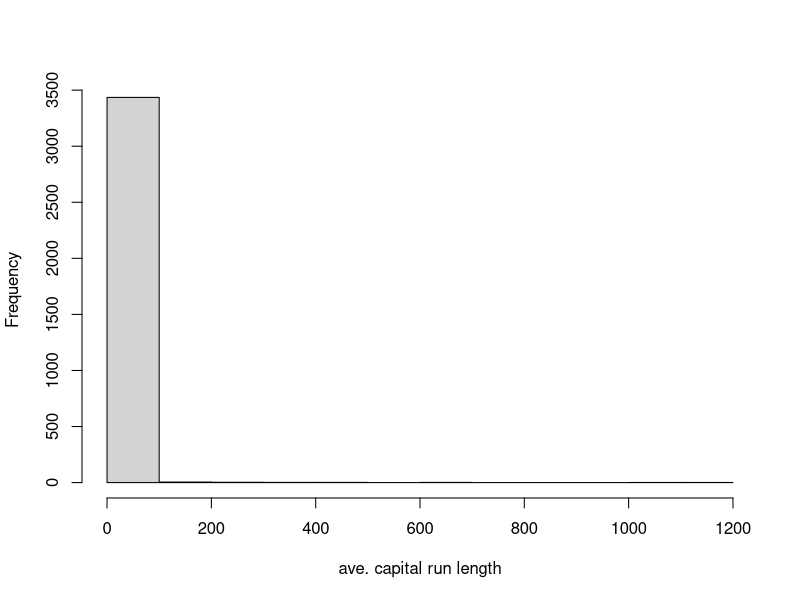
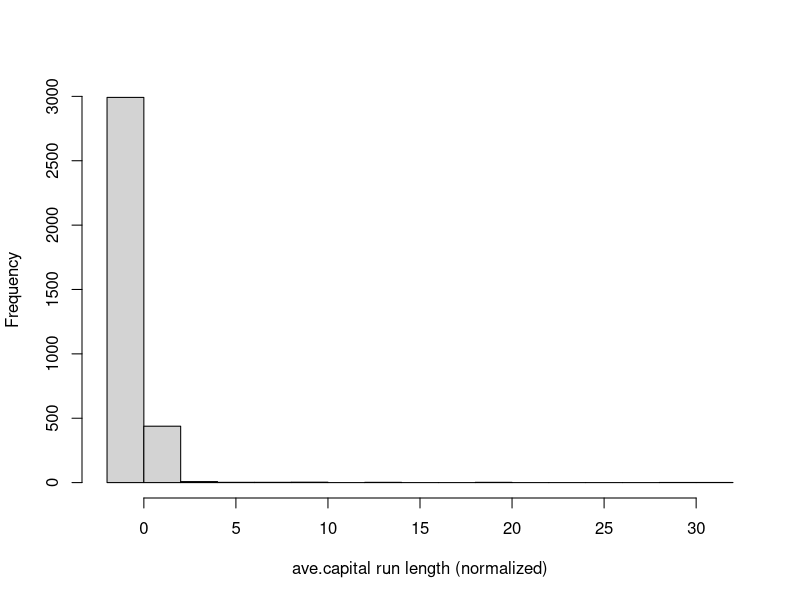
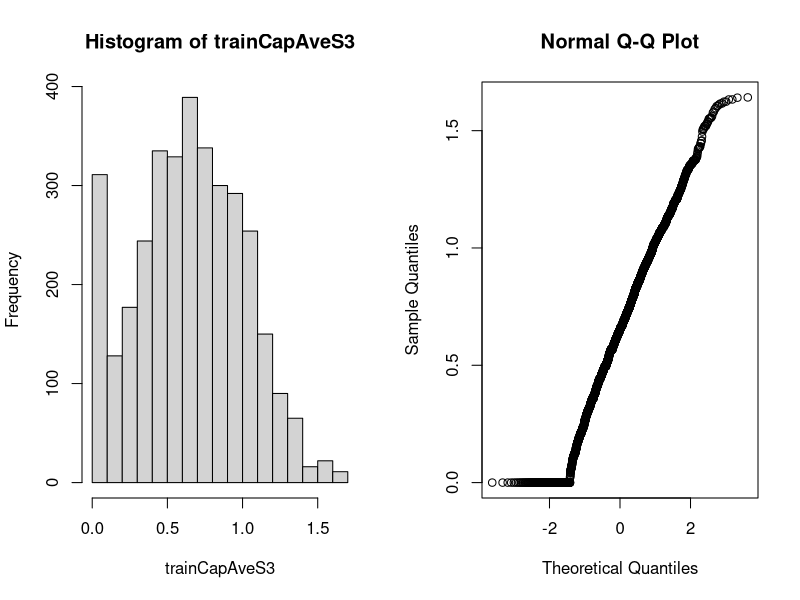

Here is the R script that generated these plots, in order:
library(caret); library(kernlab); data(spam)
inTrain <- createDataPartition(y = spam$type,
                               p = 0.75,
                               list = FALSE)
training <- spam[inTrain,]
testing <- spam[-inTrain,]
hist(training$capitalAve,
     main = "",
     xlab = "ave. capital run length")

#Noticing that cap. run lengths are all small,
# need to preprocess

mean(training$capitalAve)
sd(training$capitalAve)
trainCapAve <- training$capitalAve
trainCapAveS <- (trainCapAve - mean(trainCapAve))/sd(trainCapAve)
mean(trainCapAveS)
sd(trainCapAveS)
hist(trainCapAveS,
     main="",
     xlab="ave.capital run length (normalized)")

preObj <- preProcess(training[,-58],method=c("center","scale"))
trainCapAveSt <- predict(preObj,training[,-58])$capitalAve
mean(trainCapAveSt)
sd(trainCapAveSt)

# Box-Cox transform to create 
preObj2 <- preProcess(training[,-58],
                      method = c("BoxCox"))
trainCapAveS3 <- predict(preObj2,
                         training[,-58])$capitalAve
par(mfrow=c(1,2)); hist(trainCapAveS3);
qqnorm(trainCapAveS3)

# Imputing data
training$capAve <- training$capitalAve
selectNA <- rbinom(dim(training)[1],size=1,prob=.05)==1
training$capAve[selectNA] <- NA
preObj3 <- preProcess(training[,-58],method="knnImpute")
capAve <- predict(preObj3,training[,-58])$capAve
capAveTruth <- training$capitalAve
capAveTruth <- (capAveTruth-mean(capAveTruth))/sd(capAveTruth)
